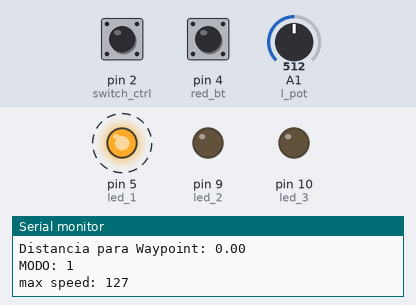
A sketch run on a simulated Arduino Nano, built with avr-gcc and run on an emulated ATmega328P. On the bench: output pins drawn as LEDs (lit = HIGH), the last lines printed to the serial monitor. Dashed ring = blinking. The test bench sets the inputs (shaded band); at power-on: pin 4 (red_bt) HIGH, pin 2 (switch_ctrl) HIGH, A1 (l_pot) = 512. No radio packets arrive unless stated.

Above: at 5.4 s.
5.5 s: pin 4 (red_bt) pulled LOW for 3.2 s
At 9.1 s:
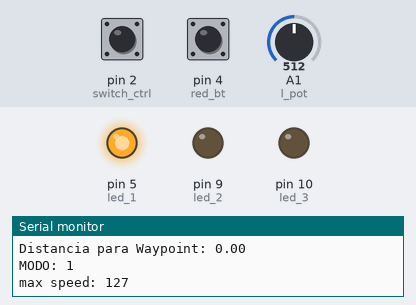
10.2 s: pin 4 (red_bt) pulled LOW for 0.7 s
14.1 s: pin 4 (red_bt) driven LOW
At 15.2 s:
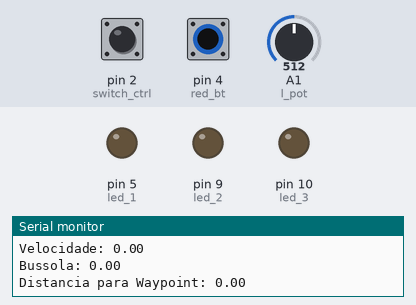
Timing chart, 0 to 17.1 s (numbered marks = the images above; inputs shaded):
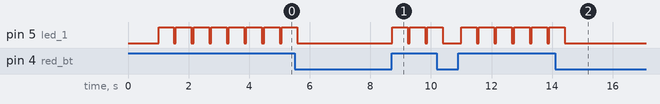

The sketch:

RECEPTOR.ino
```cpp
/*************************** Marlon Nardi ******************************
  Projeto: Programação do Robô Handler V1.0
  Vídeo ensinando a motar: https://www.marlonnardi.com/p/construa-seu-proprio-robo-esteira_23.html
  Loja: https://www.lojamarlonnardi.com/
  Site: https://www.marlonnardi.com/
  Youtube: https://www.youtube.com/marlonnardiw
  Facebook: https://www.facebook.com/professormarlonnardi
************************************************************************/

/******************* Programação do Robô Handler V1.0 ****************/

//======================= Incluindo bilbiotecas ==============================//
#include <SPI.h>
#include <RF24.h>

//========================= Criando objetos =================================//
RF24 radio(7, 8); // CE, CSN // Instancia/cria o objeto Radio para que possamos trabalhar com ele. Também temos que informar os pinos do Arduino conectados ao CE e ao CSN do NRF24L01.


//==================== Nomeando as constantes ==============================//

#define AnalogY A6
#define AnalogX A7
#define AnalogBt 3
#define switch_ctrl 2
#define red_bt 4
#define led_1 5
#define led_2 9
#define led_3 10
#define l_pot A1
#define r_pot A0

//=================== Criando uma estrutura/pacote de dados para a transmissão e recepção de informação através de dois Pipes =======================//
struct EstruturaAutonoma
{
  float avg_lat;
  float avg_lon;
  float velocidade;
  float azimuth_waypoint;
  float bussola;
  float dist_waypoint;
  int max_speed = 255;
  bool autonomo = false;
  bool confirm = false;
};
struct EstruturaControle
{
  int leme_ang;
  int analog_x = 0;
  int analog_y = 0;
  int max_speed = 255;
  bool autonomo = false;
  bool confirm = false;
};
typedef struct EstruturaAutonoma TipoAutonomoTXRX;
TipoAutonomoTXRX DadosAutonomo;

typedef struct EstruturaControle TipoControleTXRX;
TipoControleTXRX DadosControle;

//=================== Declaração de variáveis globáis =======================//
int max_speed = 255;
bool autonomo = false;

//=================== Declaração da variável global somente de leitura para armazenas os endereço de leitura e escrita =======================//
//Endereço: 0         1
const byte Enderecos[][6] = {"00001", "00002"};//Criamos um vetor constante do tipo Byte que terá duas posições, pois precisamos de um endereço para escrever e outro para ler. Apesar do
//endereço ter somete 5 números, declaramos 6 para que o comppilador adicione o caracter null \0 automaticamente.

void setup() {
  //==================== Declaração de entradas e saídas ========================//
  pinMode(AnalogX, INPUT);
  pinMode(AnalogY, INPUT);
  pinMode(red_bt, INPUT_PULLUP); //BOTÃO DE ESTADO IGUAL SWITCH
  pinMode(switch_ctrl, INPUT_PULLUP); //0= off, 1= on
  pinMode(r_pot, INPUT);
  pinMode(l_pot, INPUT);
  pinMode(led_1, OUTPUT);
  pinMode(led_2, OUTPUT);
  pinMode(led_3, OUTPUT);
  //================== Configurações iniciais do NRF24L01 ======================//
  radio.begin();// Inicia o transceptor NRF24L01
  Serial.begin(9600);
  radio.openWritingPipe(Enderecos[0]); // Informamos para o transceptor qual é o endereço de escrita Enderecos[0] ou 00001 e abrimos o Pipe/Tubo.
  radio.openReadingPipe(1, Enderecos[1]); // Informamos para o transceptor qual é o endereço de leitura Enderecos[1] ou 00002 e abrimos o Pipe/Tubo. Esse primeiro parâmentro, o número 1,
  //define o número do Pipe. Podemos utilizar 6 Pipes, de 0 à 5.
  radio.setPALevel(RF24_PA_MAX); // Muda o PA para potência máxima de transmissão. Para potência minima: RF24_PA_MIN Para potência média: RF24_PA_HIGH Para potência máxima (recomendado para o módulo com etapa amplificadora e antena): RF24_PA_MAX
  radio.setDataRate(RF24_250KBPS); // Mudamos a taxa de trasnferência de dados para 250 Kbps, isso melhora a distância na transmissão.
  radio.setRetries(3, 5); // delay, count
  delay(1000);
}


void loop() {
  delay(5);
  setMaxSpeed();
  switchMode();
  switch (autonomo) {
    case true:
      Serial.println("ENTROU MODO AUTONOMO");
      modo_autonomo();
      break;
    case false:
      modo_controle();
      break;
  }
  getData();
  send();
  Serial.print("MODO: ");
  Serial.println(autonomo);
}

void setMaxSpeed() {
  if (digitalRead(red_bt)) {
    digitalWrite(led_1, HIGH);
    max_speed = map(analogRead(l_pot), 0, 1023, 0, 255);
    DadosControle.max_speed = max_speed;
    DadosAutonomo.max_speed = max_speed;
    Serial.print("max speed: ");
    Serial.println(max_speed);
    delay(500);
    digitalWrite(led_1, LOW);
  }
}

void modo_controle() {
  int val_x = analogRead(AnalogX);
  int val_y = analogRead(AnalogY); //Y controla servo
  Serial.print("EIXO X: ");
  Serial.println(val_x);
  Serial.print("EIXO Y: ");
  Serial.println(val_y);
  DadosControle.analog_x = val_x;
  DadosControle.leme_ang = map(val_y, 0, 1023, 0, 180);
  Serial.print("LEME CONVERTIDO: ");
  Serial.println(DadosControle.leme_ang);
}

void modo_autonomo() {
  Serial.print("Latitude: ");
  Serial.println(DadosAutonomo.avg_lat);
  Serial.print("Longitude: ");
  Serial.println(DadosAutonomo.avg_lon);
  Serial.print("Velocidade: ");
  Serial.println(DadosAutonomo.velocidade);
  Serial.print("Bussola: ");
  Serial.println(DadosAutonomo.bussola);
  Serial.print("Distancia para Waypoint: ");
  Serial.println(DadosAutonomo.dist_waypoint);
}

void send() {
  radio.stopListening();
  switch (autonomo) {
    case true:
      DadosAutonomo.confirm = true;
      DadosAutonomo.autonomo = autonomo;
      radio.write(&DadosAutonomo, sizeof(TipoAutonomoTXRX));
      break;
    case false:
      DadosControle.confirm = true;
      DadosControle.autonomo = autonomo;
      radio.write(&DadosControle, sizeof(TipoControleTXRX));
      break;
  }
  radio.flush_tx();
  radio.startListening();
  radio.flush_tx();
}

void getData() {
  if (radio.available()) {
    switch (autonomo) {
      case true:
        radio.read(&DadosAutonomo, sizeof(TipoAutonomoTXRX));
        break;
      case false:
        radio.read(&DadosControle, sizeof(TipoControleTXRX));
        break;
    }
  }
}

void switchMode() {
  autonomo = digitalRead(switch_ctrl);
}
```

Measured:
- after the input at 14.1 s, pin 5 (led_1): goes on until 14.4 s, then stays LOW
- by itself, pin 5 (led_1): repeats every 0.58 s: HIGH 0.51 s, LOW 0.07 s
